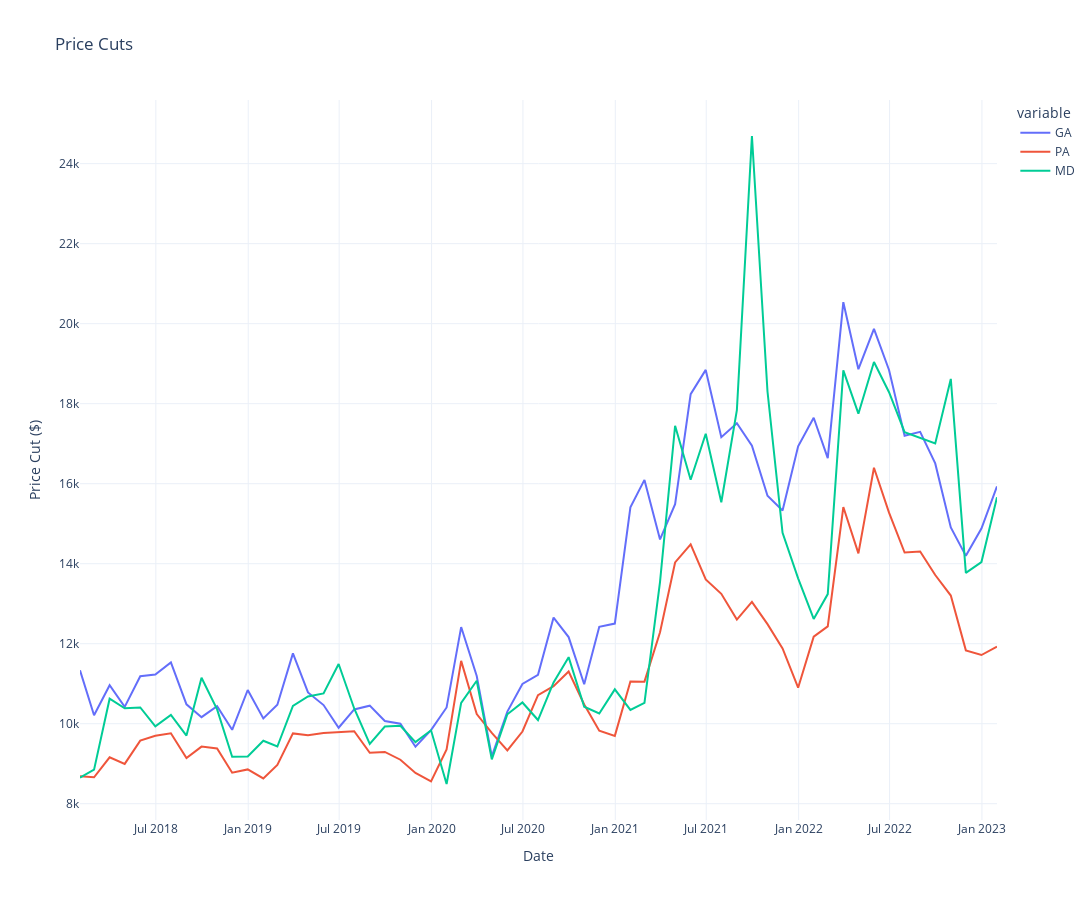

Write notebook code for a chart like this one.
### Code cell
px.line(pd.concat([ga_cuts, pa_cuts, md_cuts], axis=1), title='Price Cuts', template='plotly_white', height=900, width=1200, labels={'index': 'Date', 'value':'Price Cut ($)'})
